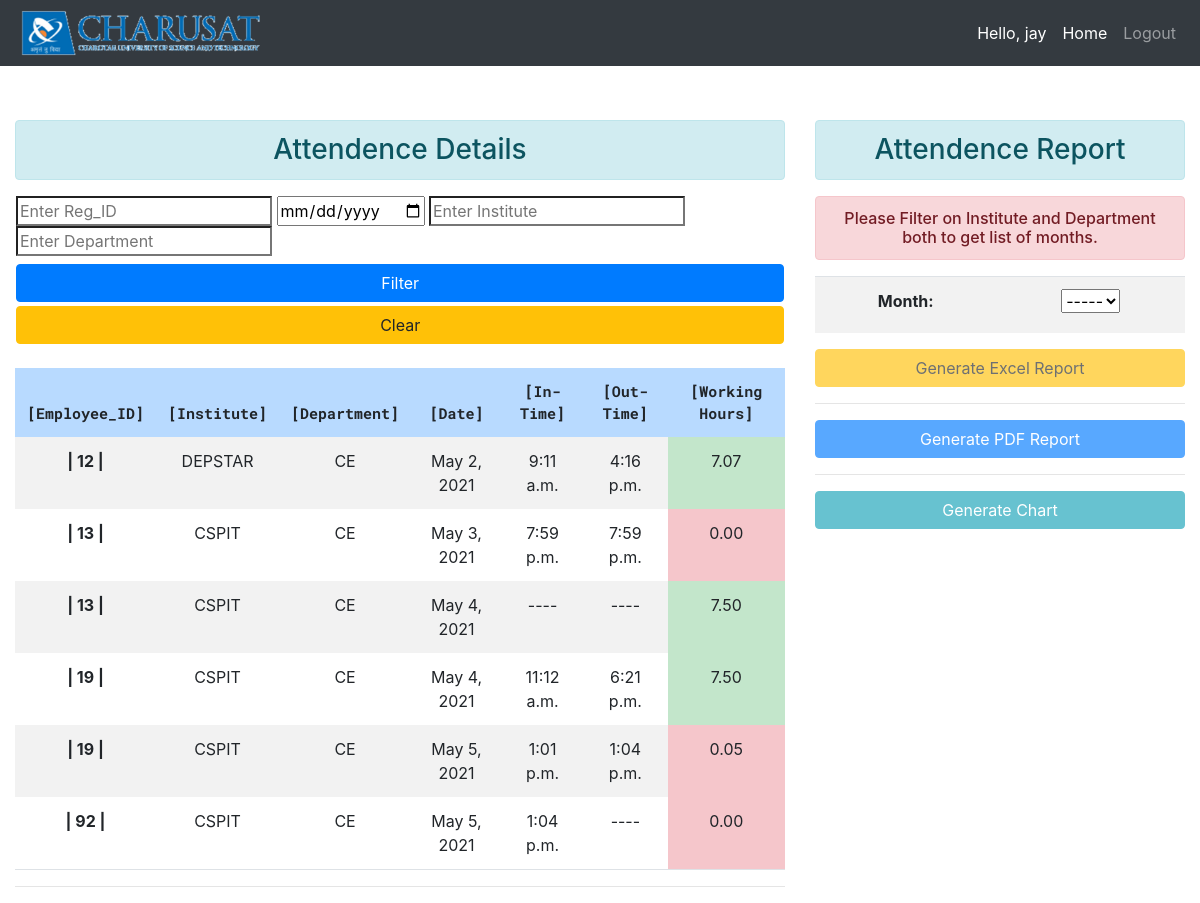
The page /attendance (signed in) on the database its author committed.
### attendance_system/models.py (models this page shows, shortened)
class Attendance(models.Model):
    reg_id=models.IntegerField()
    inst=models.CharField(max_length=10)
    dept=models.CharField(max_length=10)
    date=models.DateField(null=True,blank=True)
    in_time=models.TimeField(blank=True,null=True,)
    out_time=models.TimeField(blank=True,null=True)
    total_hour=models.FloatField(blank=True,null=True,default=0)
    is_status=models.BooleanField(default=False)
    is_leave=models.BooleanField(default=False)
    type_leave=models.CharField(max_length=20,null=True)
    shift_leave=models.CharField(max_length=20,null=True)

### attendance_system/views.py (the view)
# urls.py: path('attendance',views.attendance,name="attendance"),
def attendance(request):
    username=request.session['fetch_username']
    attend=Attendance.objects.all()
    return render(request,'attendance.html',{'attend':attend,'username':username})

### attendance_system/templates/attendance.html (shortened to what this page needs)
{% load static %}
<!DOCTYPE html>
<html>
<head>
	  <link rel="stylesheet" href="https://stackpath.bootstrapcdn.com/bootstrap/4.3.1/css/bootstrap.min.css">
</head>
<body>
	<nav class="navbar navbar-expand-lg navbar-dark fixed-top bg-dark">
		<img src="{% static 'images/logo.png' %}" height="50px" width="250px">
		 <div class="collapse navbar-collapse" id="navbarNav">
		   <ul class="navbar-nav ml-auto">
			 <li class="nav-item active">
			   <span class="nav-link">Hello, {{request.session.fetch_username}}</span>
			 </li>
			 <li class="nav-item active">
			   <a href="{% url 'admin_home' %}" class="nav-link">Home</a>
			 </li>
			 <li class="nav-item">
			   <a class="nav-link" href="{% url 'logout' %}">Logout</a>
			 </li>
		   </ul>
		 </div>
	   </nav>
       <div class="container-fluid">
        <div class="row">
       <div class="col-md-8">
        <h3 class="text-center alert alert-info">Attendence Details</h3>
        <div class="row d-flex flex-column">
        <form method="get" action="{% url 'search' %}" style="margin-left: 2%;" class="d-flex flex-column">
          <div>
            <input class="form-control-md-2" type="search" placeholder="Enter Reg_ID" name="reg_id" id="reg_id" value={{request.GET.reg_id}} >
            <input class="form-control-md-2" type="date" placeholder="Enter Date" name="f_date" id="f_date" value="{{request.GET.f_date}}">
            <input class="form-control-md-2" type="search" placeholder="Enter Institute" name="f_inst" id="f_inst" value="{{request.GET.f_inst}}" onchange="call()">
            <input class="form-control-md-2" type="search" placeholder="Enter Department" name="f_dept" id="f_dept" value="{{request.GET.f_dept}}" readonly>
          </div>
            <input type="submit" value="Filter" style="width:98%" class="btn btn-primary mt-2">
        </form>
        <form method="POST" action="{% url 'attendance' %}" style="margin-left: 2%;" class="d-flex flex-column mt-1">
            <input type="submit" value="Clear" style="width:98%" class="btn btn-warning form-control-md-2">
        </form>
    </div>
        {% if attend %}
        <table class="table table-hover table-borderless table border-bottom table-striped">
          <br>
            <thead class = "table-primary" >
              <tr>
                <th>[Employee_ID]</th>
                <th>[Institute]</th>
                <th>[Department]</th>
                <th>[Date]</th>
                <th>[In-Time]</th>
                <th>[Out-Time]</th>
                <th>[Working Hours]</th>
              </tr>
            </thead>
            <tbody>
              {% for person in attend %}
                <tr>
                  <td style="font-weight: bold">| {{ person.reg_id }} |</td>
                  <td>{{ person.inst }}</td>
                  <td>{{ person.dept }}</td>
                  <td>{{ person.date }}</td>
                  {% if person.in_time is None %}
                    <td>----</td>
                  {% else %}
                    <td>{{ person.in_time }}</td>
                  {% endif %}
                  {% if person.out_time is None %}
                                    <td>----</td>
                                  {% else %}
                      <td>{{ person.out_time }}</td>
                              {% endif %}
                  {% if person.total_hour is None %}
                      <td>----</td>
                  {% elif person.total_hour > 7.00 %}
                    <td class="table-success"> {{ person.total_hour|floatformat:2 }}</td>
                  {% else %}
                    <td class="table-danger"> {{ person.total_hour|floatformat:2 }}</td>
                  {% endif %}
                </tr>
              {% endfor %}
            </tbody>
          </table>
          <hr>
          {% endif %}
    </div>
    <div class="col-md-4">
          <h3 class="text-center alert alert-info">Attendence Report</h3>
          <h6 class="text-center alert alert-danger">Please Filter on Institute and Department both to get list of months.</h6>
          <form action="{% url 'report' %}" method="POST">
                <table class="table table-striped">
                    <tr>
                        <td>
                            <label name="ID"><b>Month:</b></label>
                        </td>
                        <td>
                            <select id="month_list" name="month_list" onchange="getmonth()">
                                <option selected disabled='true'>-----</option>
                            </select>
                        </td>
                    </tr>
                </table>
                <input type="submit" class="btn btn-warning col-md-12" value="Generate Excel Report" id="report">
          </form>
        <hr/>
          <form action="{% url 'pdf_report' %}" method="POST">
                <input type="submit" class="btn btn-primary col-md-12" value="Generate PDF Report" id="pdf_report">
          </form>
         <hr/>
          <form action="{% url 'goto_chart_js' %}" method="POST">
                <input type="submit" class="btn btn-info col-md-12" value="Generate Chart" id="chart">
          </form>
    </div>
</body>

### attendance_system/templates/attendance.html (style rules this page uses)
td { text-align: center; }
thead { text-align:center; font-size: 15px; font-family: 'Roboto Mono', monospace; }
.col-md-4, .col-md-8 { margin-top: 10%; }

### rows shown on the page
Attendance: reg_id "12", inst "DEPSTAR", dept "CE", date "May 2, 2021", in_time "9:11 a.m.", out_time "4:16 p.m.", total_hour "7.07"
Attendance: reg_id "13", inst "CSPIT", dept "CE", date "May 3, 2021", in_time "7:59 p.m.", out_time "7:59 p.m.", total_hour "0.00"
Attendance: reg_id "13", inst "CSPIT", dept "CE", date "May 4, 2021", total_hour "7.50"
Attendance: reg_id "19", inst "CSPIT", dept "CE", date "May 4, 2021", in_time "11:12 a.m.", out_time "6:21 p.m.", total_hour "7.50"
Attendance: reg_id "19", inst "CSPIT", dept "CE", date "May 5, 2021", in_time "1:01 p.m.", out_time "1:04 p.m.", total_hour "0.05"
Attendance: reg_id "92", inst "CSPIT", dept "CE", date "May 5, 2021", in_time "1:04 p.m.", total_hour "0.00"

### other values the page prints
{{ request.session.fetch_username }} "jay"
